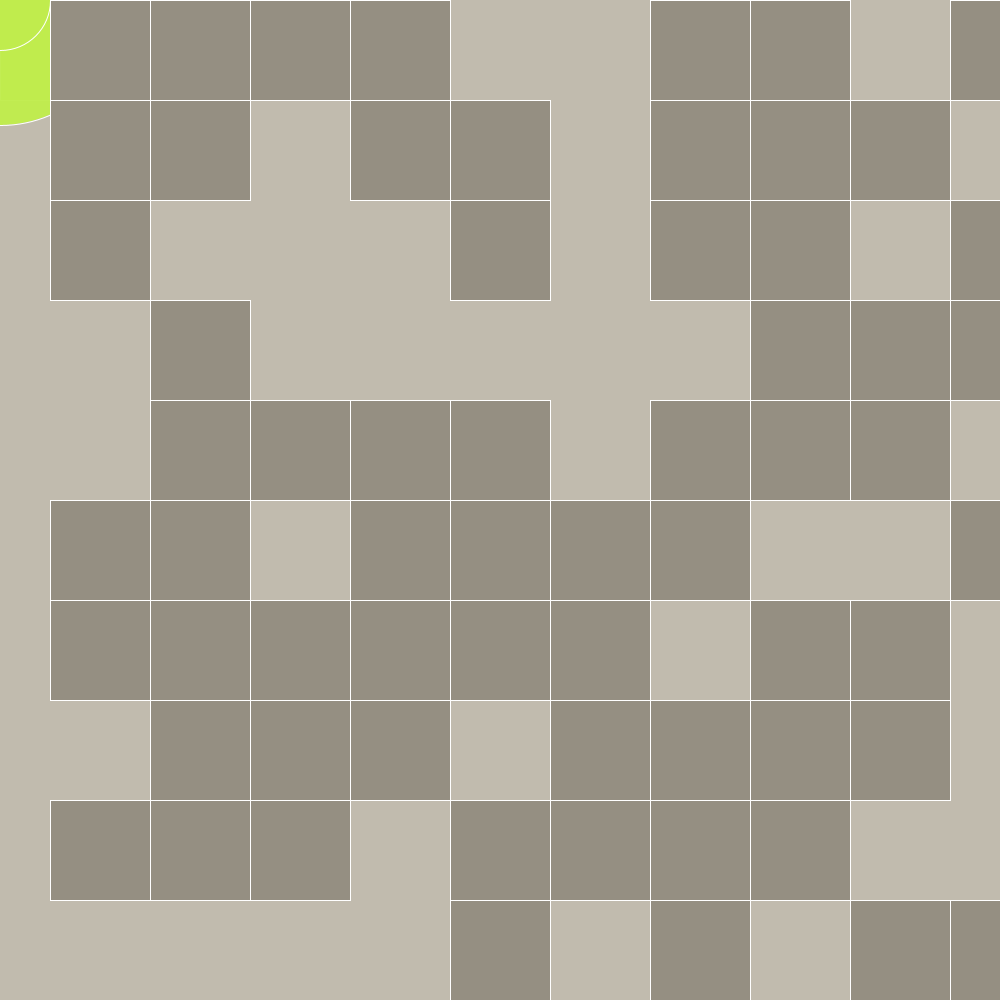
Frame 1 (no input)
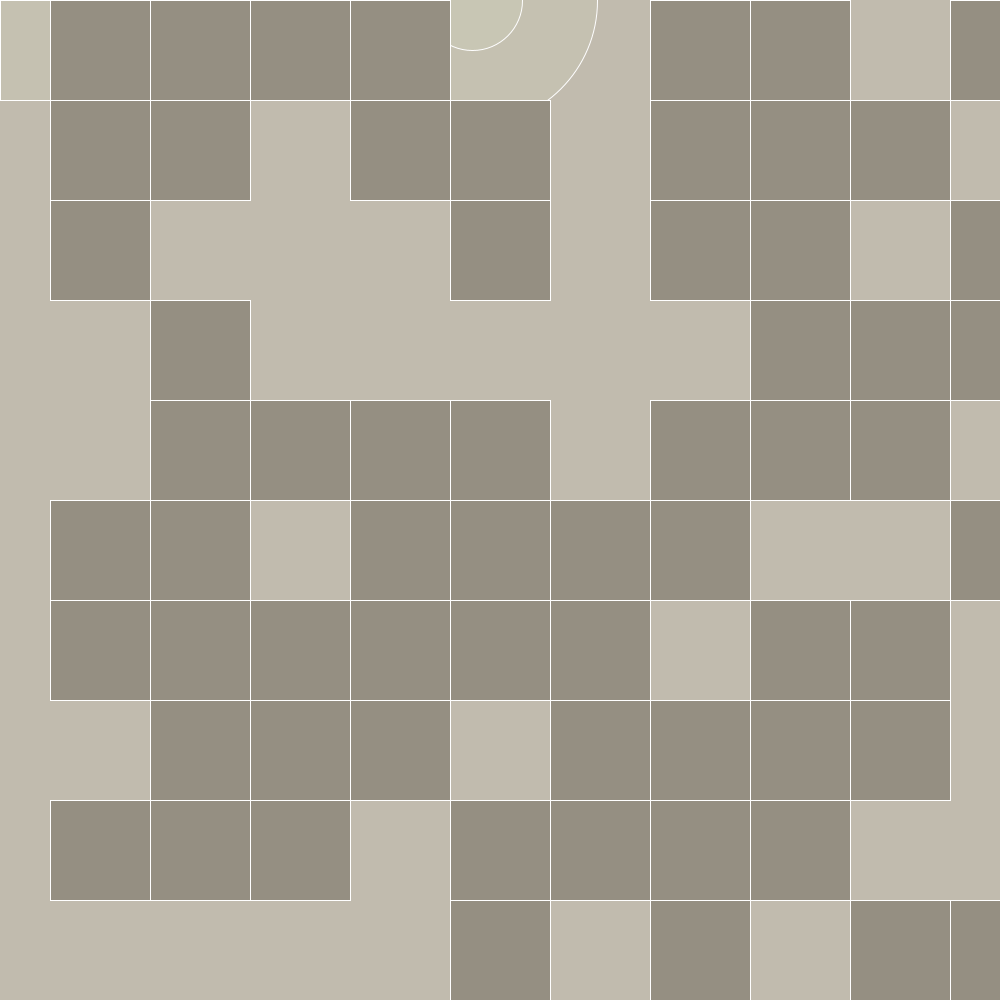
Frame 60 (the mouse pressed at the canvas centre just before this capture)
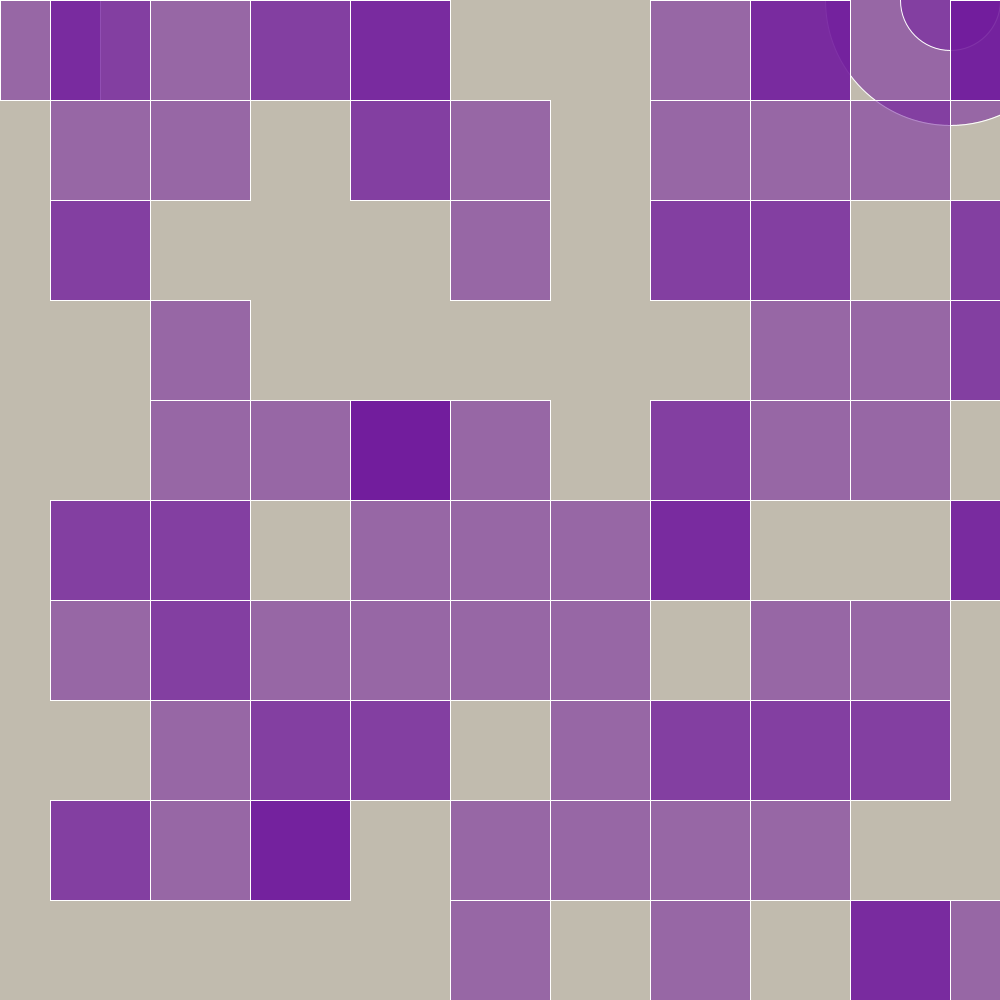
Frame 120 (the mouse held since frame 60 and released just before this capture)

The Processing sketch that drew these frames (run headless with seeded random() and noise(); from frame 60 on, the mouse is pressed at the canvas centre):

// Processing sketch: processing_8014
// ── processing_8014.pde

// Opdracht 1 (Heel veel ....)
// Barbara Kamphuis
// ECP1a

//100, omdat je 100 vierkantjes wilt hebben
int [] xPosities = new int[100];
int [] yPosities = new int[100];

float r;
float g;
float b;
float a;

int x = 0; 
int y = 0; 
int speed = 8; 
int state = 0; 

void setup () {
  size (1000, 1000);
  smooth();
  stroke(255);

//Hier 100, vanwege de 100 vierkantjes en de 10 van de grootte van je vierkant  
  for(int i=0;i<100;i++)
  { xPosities[i] = int(random(0,10))*100;
    yPosities[i] = int(random(0,10))*100;
  }
}

void draw()
{
  background(193,187,174);
  
  // 1 vierkantje met random kleur
  r = random(255);
  g = random(255);
  b = random(255);
  a = random(255);
  
  fill(r,g,b,a);
  rect (0,0,100,100);
  
  //2 cirkels met random kleur
  ellipse(x,y,250,250);
  ellipse(x,y,100,100);
  
  //2 cirkels bewegen met speed 8
  if(state == 0 ) {  
  x = x + speed;  
  if (x > width-50) {  
    x = width-50;  
    state = 1;  
    }  
} else if (state == 1) {  
  y = y + speed - 2;  
  x = x - speed + 1;  
  if (x < 0) {  
   y = 175;  
   x = 0;  
   state = 2;  
  }   
} else if (state == 2) {  
    x = x + speed;  
  if (x > width-50) {  
   y = 175;  
   x = 350;  
   state = 3;  
}  
} else if (state == 3) {  
  y = y + speed - 2;  
  x = x - speed + 1;  
  if (x < 0) {  
   y = 350;  
   x = 0;  
   state = 4;  
}  
} else if (state == 4) {  
    x = x + speed;  
  if (x > width-50) {  
   y = 350;  
   x = 350;  
   state = 5;  
}  
} else if (state == 5) {  
  x = 0;  
  y = 0;  
  state = 0;  
}  
  
  //Muis naar linker scherm geen kleuren muis naar rechter scherm wel kleuren
  if (mouseX < 500 && mouseY < 500) { 
  fill (149,143,130); 
 }else if (mouseX > 500 && mouseY < 500) { 
 } 
  
  // 100 vierkantjes met random kleur
  for(int i=0;i<100;i++)
  { tekenVierkant(xPosities[i],yPosities[i]);
  }

}

void tekenVierkant(float x, float y)
{ // x, y, width, height
  rect(x+50, y+0, 100, 100);
}

//Als je een nieuwe void toevoegt moet dit altijd opnieuw. Dus tussen nieuwe haakjes. Elke void moet je sluiten.
